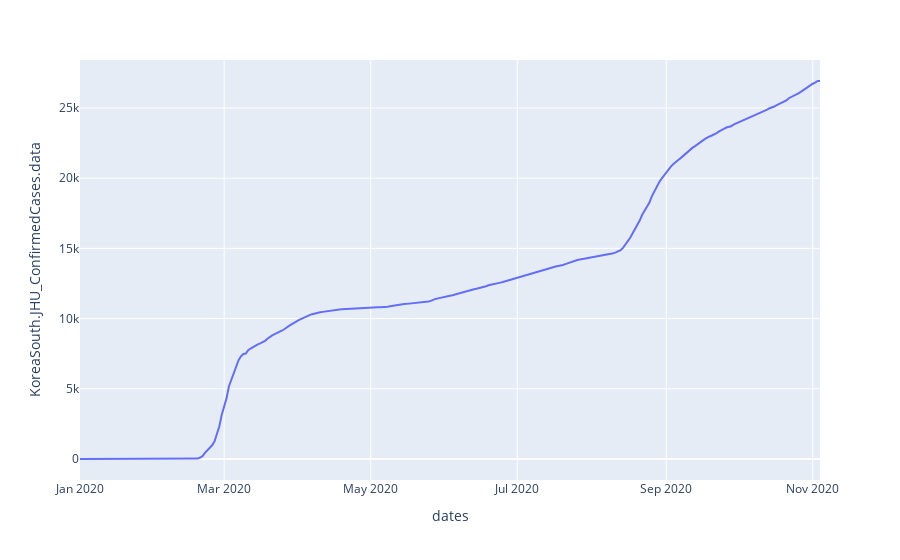

The cell this chart's notebook holds for it:
### Code cell
# Validate that resurgence did occur https://www.dw.com/en/south-korea-struggles-with-coronavirus/a-54727852
# 28 Aug 2020 resurgence
casecounts_korea.dates = pd.to_datetime(casecounts_korea.dates)
fig = px.line(casecounts_korea, x="dates", y= 'KoreaSouth.JHU_ConfirmedCases.data')
fig.show()

### Figure 1 — Plotly figure (JSON) as saved in the notebook; plotly's stock layout.template omitted (floating-point values rounded to 4 significant figures; data arrays with more than 128 entries replaced by an {"elided": "..."} marker saying what was removed)
{"data": [{"hovertemplate": "dates=%{x}<br>KoreaSouth.JHU_ConfirmedCases.data=%{y}<extra></extra>", "legendgroup": "", "line": {"color": "#636efa", "dash": "solid"}, "mode": "lines", "name": "", "orientation": "v", "showlegend": false, "type": "scatter", "x": {"elided": "309 str values"}, "xaxis": "x", "y": {"elided": "309 int values"}, "yaxis": "y"}], "layout": {"legend": {"tracegroupgap": 0}, "margin": {"t": 60}, "xaxis": {"anchor": "y", "domain": [0, 1], "title": {"text": "dates"}}, "yaxis": {"anchor": "x", "domain": [0, 1], "title": {"text": "KoreaSouth.JHU_ConfirmedCases.data"}}}}
